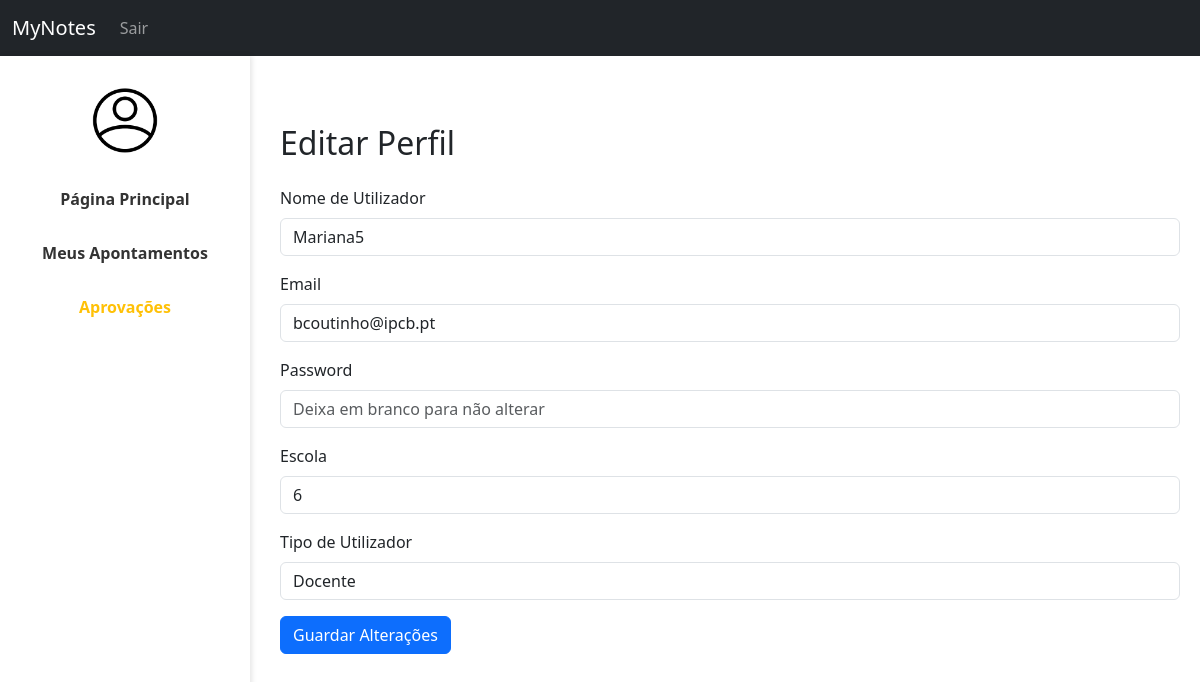
The page /MyNotes/perfil.php (signed in) on the database its author committed.
### tables this page shows
CREATE TABLE `userdata` (
  `id` int(11) NOT NULL AUTO_INCREMENT,
  `username` varchar(20) NOT NULL,
  `email` varchar(100) NOT NULL,
  `password` varchar(255) NOT NULL,
  `aprovado` tinyint(1) NOT NULL DEFAULT 0,
  `admin` tinyint(2) NOT NULL DEFAULT 0,
  `escola` int(11) DEFAULT NULL,
  PRIMARY KEY (`id`),
  UNIQUE KEY `username` (`username`),
  UNIQUE KEY `email` (`email`),
  KEY `fk_userdata_escola` (`escola`),
  CONSTRAINT `fk_userdata_escola` FOREIGN KEY (`escola`) REFERENCES `escolas` (`id`) ON DELETE SET NULL
);

### MyNotes/perfil.php (the view, shortened to what this page needs)
<?php
require_once "config.php";
$userId = $_SESSION["user_id"];
$isAdmin = !empty($_SESSION["admin"]) && $_SESSION["admin"] == 2;
$stmt = $conn->prepare("SELECT username, email, escola FROM userdata WHERE id = :id");
$stmt->bindParam(":id", $userId, PDO::PARAM_INT);
$stmt->execute();
$user = $stmt->fetch(PDO::FETCH_ASSOC);
$currentEmail = $user["email"];
$tipoUtilizador = (str_ends_with($currentEmail, "@ipcb.pt")) ? "Docente" : "Aluno";
?>
<!DOCTYPE html>
<html lang="pt">
<head>
    <link href="https://cdn.jsdelivr.net/npm/bootstrap@5.3.0/dist/css/bootstrap.min.css" rel="stylesheet">
    <link rel="stylesheet" href="styles.css">
</head>
<body>
    <nav class="navbar navbar-expand-lg navbar-dark bg-dark">
        <div class="container-fluid">
            <a class="navbar-brand" href="index.php">MyNotes</a>
            <div class="collapse navbar-collapse" id="navbarNav">
                <ul class="navbar-nav w-100 align-items-center">
                    <?php if (isset($_SESSION["user_id"])): ?>
                        <li class="nav-item">
                            <a class="nav-link" href="logout.php">Sair</a>
                        </li>
                    <?php else: ?>
                        <li class="nav-item">
                            <a class="nav-link" href="login.php">Login</a>
                        </li>
                    <?php endif; ?>
                </ul>
            </div>
        </div>
    </nav>
    <div class="sidebar" style="text-align: center;">
        <a href="perfil.php" style="border: none; background: none; padding: 0;">
            <img src="./img/avatar.png" class="rounded-circle" style="width: 80px;" alt="Avatar" />
        </a>
        <a href="index.php">Página Principal</a>
        <a href="apontamentos.php">Meus Apontamentos</a>
        <?php if ($isAdmin): ?>
            <a href="aprovar_contas.php" class="text-warning fw-bold">Aprovações</a>
        <?php endif; ?>
    </div>
    <div class="content container mt-5">
        <h2 class="mb-4">Editar Perfil</h2>
        <form method="post">
            <div class="mb-3">
                <label class="form-label">Nome de Utilizador</label>
                <input type="text" name="username" class="form-control" value="<?= htmlspecialchars($user['username']) ?>" required>
            </div>
            <div class="mb-3">
                <label class="form-label">Email</label>
                <input type="email" name="email" class="form-control" value="<?= htmlspecialchars($user['email']) ?>" required>
            </div>
            <div class="mb-3">
                <label class="form-label">Password</label>
                <input type="password" name="password" class="form-control" id="password" placeholder="Deixa em branco para não alterar">
            </div>
            <div class="mb-3">
                <label class="form-label">Escola</label>
                <input type="text" class="form-control" value="<?= htmlspecialchars($user['escola']) ?>" readonly>
            </div>
            <div class="mb-3">
                <label class="form-label">Tipo de Utilizador</label>
                <input type="text" class="form-control" value="<?= $tipoUtilizador ?>" readonly>
            </div>
            <button type="submit" class="btn btn-primary">Guardar Alterações</button>
        </form>
    </div>
</body>
</html>

### MyNotes/styles.css (style rules this page uses)
.sidebar { width: 250px; height: 100vh; position: fixed; left: 0; top: 56px; padding-top: 20px; box-shadow: 2px 0 5px rgba(0, 0, 0, 0.1); }
.sidebar a { display: block; padding: 15px; color: #333; text-decoration: none; font-weight: bold; }
.content { margin-left: 260px; padding: 20px; max-width: calc(100% - 260px); }

### rows shown on the page
userdata: username "Mariana5", email "bcoutinho@ipcb.pt", escola "6", email "Docente"
